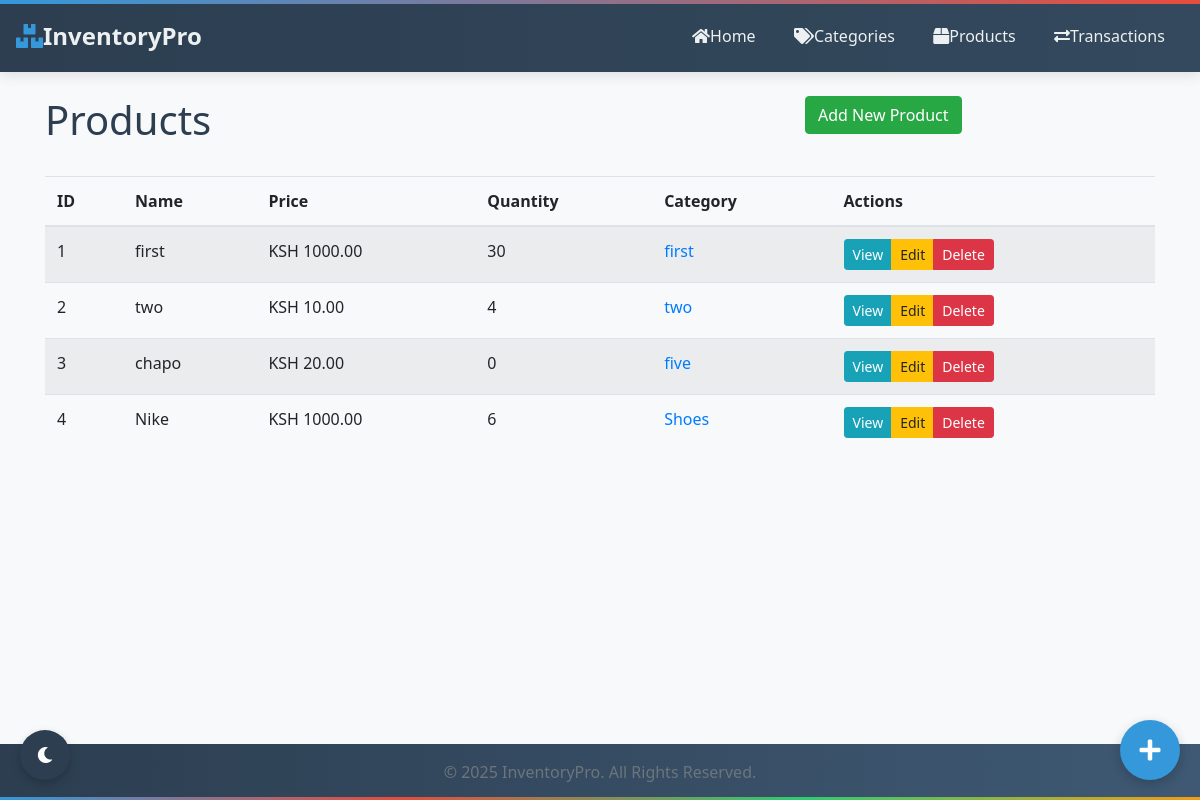
/products, run on an earlier commit of the app's database.
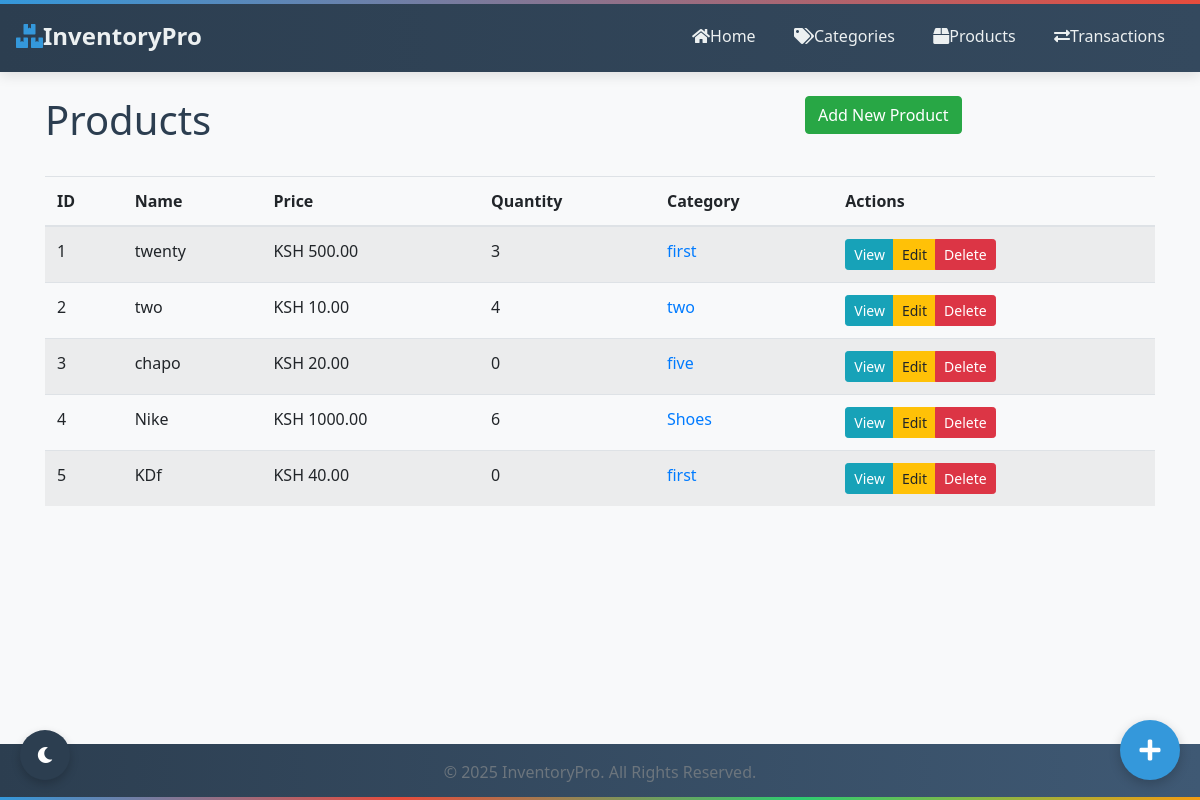
And on a later commit of the database.
### models/product.py (models this page shows, shortened)
class Product(Base):
    __tablename__ = 'products'
    id = Column(Integer, primary_key=True)
    _name = Column("name", String(100), nullable=False)
    description = Column(String(255))
    _price = Column("price", Float, nullable=False)
    _quantity = Column("quantity", Integer, default=0)
    category_id = Column(Integer, ForeignKey('categories.id'), nullable=False)
    created_at = Column(DateTime, default=datetime.datetime.utcnow)
    updated_at = Column(DateTime, default=datetime.datetime.utcnow, onupdate=datetime.datetime.utcnow)
    reorder_level = Column(Integer, default=10)
    reorder_quantity = Column(Integer, default=20)
    category = relationship("Category", back_populates="products")
    suppliers = relationship("Supplier", secondary="supplier_product", back_populates="products")
    transaction_items = relationship("TransactionItem", back_populates="product")
    transactions = relationship(
        "Transaction",
        secondary="transaction_items",
        primaryjoin="Product.id == TransactionItem.product_id",
        secondaryjoin="TransactionItem.transaction_id == Transaction.id",
        viewonly=True  # Make this viewonly to prevent cascade conflicts
    )
    @property
    def name(self):
        return self._name
    @name.setter
    def name(self, value):
        if not value or not isinstance(value, str) or len(value.strip()) < 2:
            raise ValueError("Product name must be a string with at least 2 characters")
        self._name = value.strip()
    @property
    def price(self):
        return self._price
    @price.setter
    def price(self, value):
        try:
            value = float(value)
            if value < 0:
                raise ValueError("Price cannot be negative")
            self._price = value
        except (ValueError, TypeError):
            raise ValueError("Price must be a positive number")
    @property
    def quantity(self):
        return self._quantity
    @quantity.setter
    def quantity(self, value):
        try:
            value = int(value)
            if value < 0:
                raise ValueError("Quantity cannot be negative")
            self._quantity = value
        except (ValueError, TypeError):
            raise ValueError("Quantity must be a positive integer")
    @classmethod
    def get_all(cls):
        session = SessionLocal()
        try:
            products = session.query(cls).options(joinedload(cls.category)).all()
            return products
        finally:
            session.close()

### models/category.py (models this page shows, shortened)
class Category(Base):
    __tablename__ = 'categories'
    id = Column(Integer, primary_key=True)
    _name = Column("name", String(50), nullable=False, unique=True)
    _description = Column("description", String(255))
    products = relationship("Product", back_populates="category", cascade="all, delete-orphan")
    @property
    def name(self):
        return self._name
    @name.setter
    def name(self, value):
        if not value or not isinstance(value, str) or len(value.strip()) < 2:
            raise ValueError("Category name must be a string with at least 2 characters")
        self._name = value.strip()
    @property
    def description(self):
        return self._description
    @description.setter
    def description(self, value):
        if value and not isinstance(value, str):
            raise ValueError("Description must be a string")
        self._description = value.strip() if value else value
    def delete(self):
        """Delete the category."""
        session = SessionLocal()
        try:
            session.delete(self)
            session.commit()
            return True
        except SQLAlchemyError as e:
            session.rollback()
            raise e
        finally:
            session.close()

### web/app.py (the view)
@app.route('/products')
def list_products():
    products = Product.get_all()
    return render_template('products/index.html', products=products)

### web/app.py (called while the page is built)
@app.context_processor
def inject_now():
    return {'now': datetime.utcnow()}

### web/templates/products/index.html (shortened to what this page needs)
{% extends 'base.html' %}
{% block content %}
<div class="row mb-4">
    <div class="col-md-8">
        <h1>Products</h1>
    </div>
    <div class="col-md-4 text-end">
        <a href="{{ url_for('new_product') }}" class="btn btn-success">Add New Product</a>
    </div>
</div>
{% if products %}
    <div class="table-responsive">
        <table class="table table-striped table-hover">
            <thead>
                <tr>
                    <th>ID</th>
                    <th>Name</th>
                    <th>Price</th>
                    <th>Quantity</th>
                    <th>Category</th>
                    <th>Actions</th>
                </tr>
            </thead>
            <tbody>
                {% for product in products %}
                <tr>
                    <td>{{ product.id }}</td>
                    <td>{{ product.name }}</td>
                    <td>KSH {{ "%.2f"|format(product.price) }}</td>
                    <td>{{ product.quantity }}</td>
                    <td>
                        <a href="{{ url_for('view_category', id=product.category.id) }}">
                            {{ product.category.name }}
                        </a>
                    </td>
                    <td>
                        <div class="btn-group btn-group-sm">
                            <a href="{{ url_for('view_product', id=product.id) }}" class="btn btn-info">View</a>
                            <a href="{{ url_for('edit_product', id=product.id) }}" class="btn btn-warning">Edit</a>
                            <button type="button" class="btn btn-danger" data-bs-toggle="modal" data-bs-target="#deleteModal{{ product.id }}">Delete</button>
                        </div>
                    </td>
                </tr>
                {% endfor %}
            </tbody>
        </table>
    </div>
{% else %}
    <div class="alert alert-info">
        No products found. <a href="{{ url_for('new_product') }}">Add a new product</a>.
    </div>
{% endif %}
{% endblock %}

What changed in the data, as far as the page shows it:
changed Product id 1: name "first" → "twenty"; price "1000.00" → "500.00"; quantity "30" → "3"
added Product: id "5", name "KDf", price "40.00", quantity "0", category.name "first"
